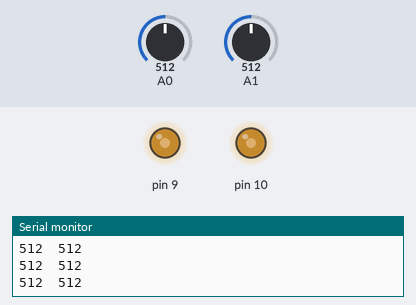
Recording of a sketch running on a simulated Arduino Uno, built with avr-gcc and run on an emulated ATmega328P. Shown: output pins drawn as LEDs (lit = HIGH), the last lines printed to the serial monitor. The inputs (shaded band) are chosen by the test bench; at power-on: A0 = 512, A1 = 512.

Above: at 1.2 s.
1.3 s: A0 set to 716
At 2.5 s:
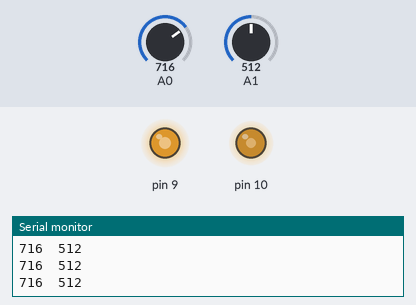
2.8 s: A1 set to 716
At 3.9 s:
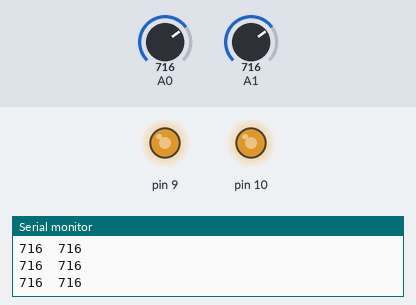
4.3 s: A0 set to 900
At 5.2 s:
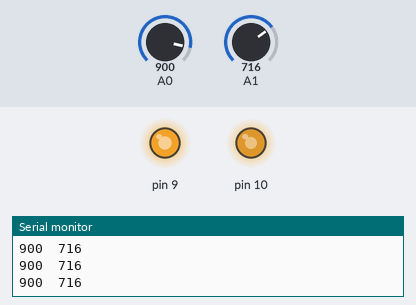
5.8 s: A1 set to 900
At 6.5 s:
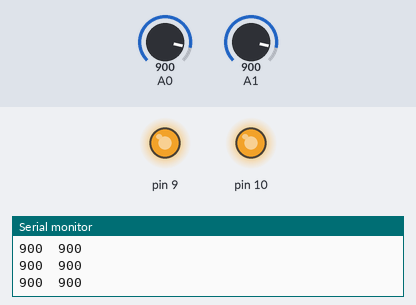
7.3 s: A0 set to 511
At 7.8 s:
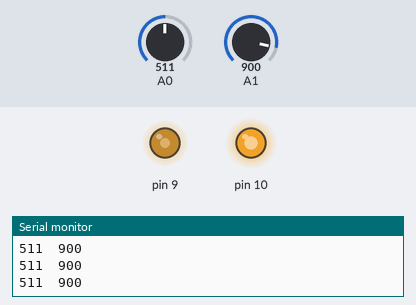
8.8 s: A1 set to 122
At 10.3 s:
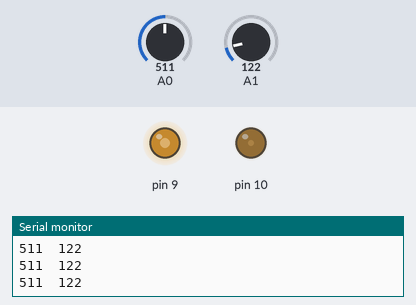
Timing chart, 0 to 11.3 s (numbered marks = the images above; inputs shaded):
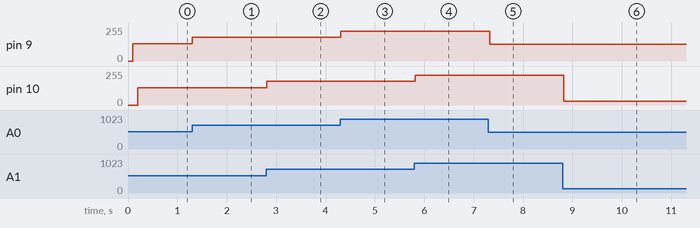

The sketch:

test_midi.ino
```cpp
int noOfPads = 2;
int pin = 0;
int forceReading = 0;

void setup()
{
  //Serial.begin(115200);                                  // connect to the serial port 115200
  //Serial.begin(9600);
  Serial.begin(10);
}


void loop() {
  for(int pin=0; pin < noOfPads; pin++){
    delay(100);
    forceReading = analogRead(pin);                              // read the input pin
    int ledPin = pin + 9;
    analogWrite(ledPin, forceReading/4);

    Serial.print(forceReading);

    if(pin < noOfPads-1){
      Serial.print("\t");
    } else {
      Serial.println();
    }
  }
}
```

Measured:
- after the input at 1.3 s, pin 9: 128/255 → 179/255 at once
- after the input at 2.8 s, pin 10: 128/255 → 179/255 at once
- after the input at 4.3 s, pin 9: 179/255 → 225/255 at once
- after the input at 5.8 s, pin 10: 179/255 → 225/255 at once
- after the input at 7.3 s, pin 9: 225/255 → 127/255 at once
- after the input at 8.8 s, pin 10: 225/255 → 30/255 at once
